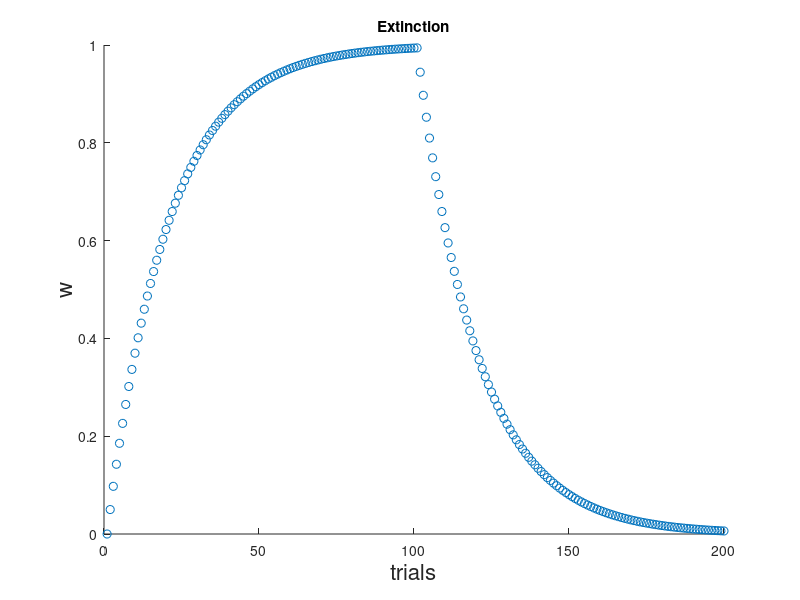

The MATLAB source for this figure: (Note: this script raises an error after producing the figure.)
clc
clear
trial=200;
Lrate=0.05;
reward=[];
reward=[reward ones(1,100)];
reward=[reward zeros(1,100)];
u =1;
w = zeros(1,200);
for i = 1:199
     V=u*w(1,i);
     d= reward(i)-V;
     w(1,i+1)=w(1,i)+Lrate*d*u;
end
t=1:trial;
scatter(t,w)
title("Extinction")
xlabel("trials",'Fontsize',16)
ylabel("w",'Fontsize',16)
xline(100,'--r',{'Start','train'})
xline(0,'--r',{'Pre-','train'})
